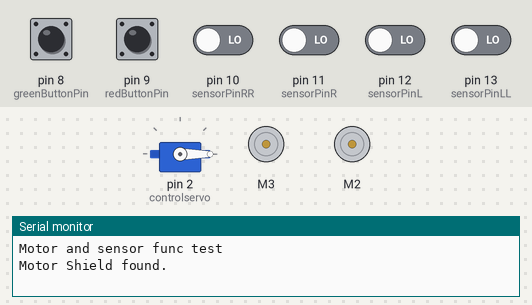
The sketch below on a simulated Arduino Uno, built with avr-gcc and run on an emulated ATmega328P. Parts: servo, 2 × DC motor (green arrow = forward, orange = backward, longer = faster), the last lines printed to the serial monitor. The test bench sets the inputs (shaded band); at power-on: pin 8 (greenButtonPin), pin 9 (redButtonPin), pin 10 (sensorPinRR), pin 11 (sensorPinR), pin 12 (sensorPinL), pin 13 (sensorPinLL) LOW.

Above: at 3.2 s.
3.3 s: pin 8 (greenButtonPin) pulled HIGH for 0.15 s
4.9 s: pin 10 (sensorPinRR) driven HIGH
At 5.3 s:
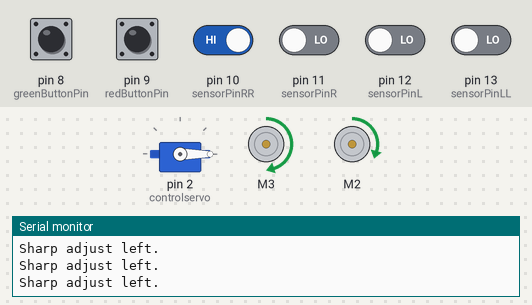
6.4 s: pin 11 (sensorPinR) driven HIGH
At 6.8 s:
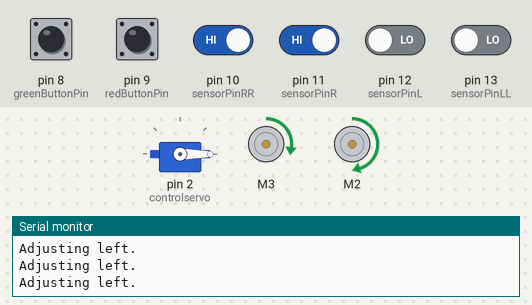
7.9 s: pin 12 (sensorPinL) driven HIGH
At 9.1 s:
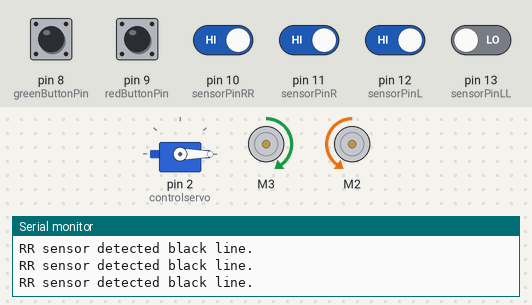
9.4 s: pin 10 (sensorPinRR) driven LOW
At 10.6 s:
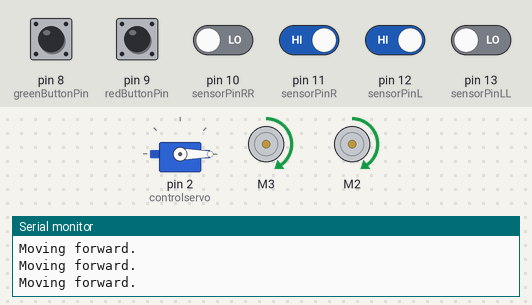
10.9 s: pin 13 (sensorPinLL) driven HIGH
At 11.3 s:
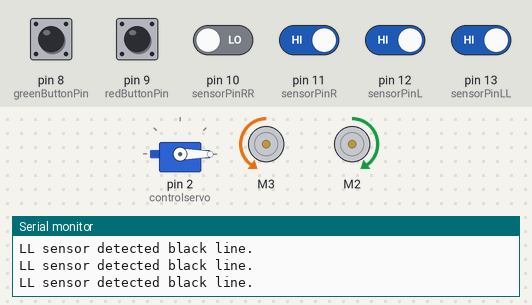
Timing chart, 0 to 13.4 s (numbered marks = the images above; inputs shaded):
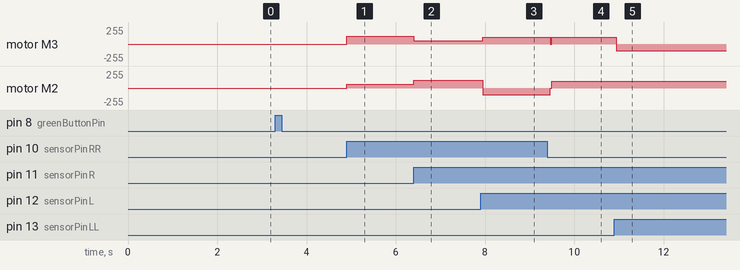

The sketch:

Proper_movement.ino
```cpp
#include <Adafruit_MotorShield.h>
#include <Servo.h>

// Define sensor pins
const int sensorPinLL = 13;
const int sensorPinL = 12;
const int sensorPinR = 11;
const int sensorPinRR = 10;

// Sensor states
int sensorStateLL = 0;
int sensorStateL = 0;
int sensorStateR = 0;
int sensorStateRR = 0;

// Motor and servo control
Adafruit_MotorShield AFMS = Adafruit_MotorShield();
Adafruit_DCMotor *Motor = AFMS.getMotor(3);   // Left motor
Adafruit_DCMotor *Motor2 = AFMS.getMotor(2);  // Right motor
Servo controlservo; // Servo for turning or controlling something else

bool running = false; // Start with the robot not running

double speed;
double time;

// Button pins
const int greenButtonPin = 8;  // Pin connected to the green button
const int redButtonPin = 9;    // Pin connected to the red button

// Button states
int greenButtonState = 0;
int redButtonState = 0;

// Setup function
void setup() {
  Serial.begin(9600);           // set up Serial library at 9600 bps
  Serial.println("Motor and sensor func test");

  if (!AFMS.begin()) {
    Serial.println("Could not find Motor Shield. Check wiring.");
    while (1);
  }

  Serial.println("Motor Shield found.");

  controlservo.attach(2); // attaches the servo on pin 2 to the servo object
  runServo(0); // Check that the servo is homed

  // Initialize sensors as inputs
  pinMode(sensorPinLL, INPUT);
  pinMode(sensorPinL, INPUT);
  pinMode(sensorPinR, INPUT);
  pinMode(sensorPinRR, INPUT);

  // Initialize button pins as inputs
  pinMode(greenButtonPin, INPUT);
  pinMode(redButtonPin, INPUT);
}

// Main loop
void loop() {
  if (!running) {
    // Wait for the green button to be pressed
    greenButtonState = digitalRead(greenButtonPin);
    if (greenButtonState == HIGH) {
      running = true;
      Serial.println("Green button pressed, starting operation.");
    } else {
      // Do nothing until the green button is pressed
      return;
    }
  }

  // If running is true, proceed with main code
  // Continuously perform line following
  if (running) {
    // Check if the red button is pressed to interrupt
    redButtonState = digitalRead(redButtonPin);
    if (redButtonState == HIGH) {
      running = false;
      stopMotors();
      Serial.println("Red button pressed, stopping operation.");
      return;
    }

    // Perform line following
    lineFollow();

    delay(10); // Small delay before next loop iteration
  }
}

// Line following function
void lineFollow() {
  // Read the sensor states
  sensorStateLL = digitalRead(sensorPinLL);
  sensorStateL = digitalRead(sensorPinL);
  sensorStateR = digitalRead(sensorPinR);
  sensorStateRR = digitalRead(sensorPinRR);

  // Check for special conditions (cross, turns, lost)
  if (DetectCross()) {
    Serial.println("Cross detected.");
    stopMotors();
    delay(1000); // Pause at the cross
  } else if (DetectRightTurn()) {
    Serial.println("Right turn detected.");
    turnRight();
  } else if (DetectLeftTurn()) {
    Serial.println("Left turn detected.");
    turnLeft();
  } else if (IAmLost()) {
    // Serial.println("Lost. Stopping motors.");
    stopMotors();
  } else {
    // Adjust motor speeds based on sensor readings
    if (sensorStateL == HIGH && sensorStateR == HIGH) {
      // Both central sensors ON, go straight
      runMotor(100, 1, Motor);   // Left motor
      runMotor(100, 1, Motor2);  // Right motor
      Serial.println("Moving forward.");
    }
    else if (sensorStateL == HIGH && sensorStateR == LOW) {
      // Left sensor ON, right sensor OFF -> turn slightly right
      runMotor(120, 1, Motor);    // Left motor slower
      runMotor(50, 1, Motor2);  // Right motor faster
      Serial.println("Adjusting right.");
    }
    else if (sensorStateL == LOW && sensorStateR == HIGH) {
      // Left sensor OFF, right sensor ON -> turn slightly left
      runMotor(50, 1, Motor);   // Left motor faster
      runMotor(120, 1, Motor2);   // Right motor slower
      Serial.println("Adjusting left.");
    }
    else if (sensorStateLL == HIGH) {
      // Far left sensor ON, need to turn sharply right
      runMotor(60, 1, Motor);    // Left motor slower
      runMotor(120, 1, Motor2);  // Right motor faster
      Serial.println("Sharp adjust right.");
    }
    else if (sensorStateRR == HIGH) {
      // Far right sensor ON, need to turn sharply left
      runMotor(120, 1, Motor);   // Left motor faster
      runMotor(60, 1, Motor2);   // Right motor slower
      Serial.println("Sharp adjust left.");
    }
    else {
      // All sensors OFF, stop or take appropriate action
      stopMotors();
      Serial.println("Line lost. Stopping motors.");
    }
  }
}

// Sensor decision-making functions

bool DetectCross() {
  // Cross detected when all sensors are ON
  return (sensorStateLL == HIGH && sensorStateL == HIGH && sensorStateR == HIGH && sensorStateRR == HIGH);
}

bool DetectRightTurn() {
  // Right turn detected when L, R, and RR are ON
  return (sensorStateL == HIGH && sensorStateR == HIGH && sensorStateRR == HIGH && sensorStateLL == LOW);
}

bool DetectLeftTurn() {
  // Left turn detected when LL, L, and R are ON
  return (sensorStateLL == HIGH && sensorStateL == HIGH && sensorStateR == HIGH && sensorStateRR == LOW);
}

bool IAmLost() {
  // Robot is lost when all sensors are OFF
  return (sensorStateLL == LOW && sensorStateL == LOW && sensorStateR == LOW && sensorStateRR == LOW);
}

// Motor control functions

void runForwards(int time) {
  speed = 100;  // Set the forward speed
  runMotor(speed, 1, Motor);
  runMotor(speed, 1, Motor2);

  if (time != 0) {
    delay(time);
    stopMotors();
  }
}

void runBackwards(int time) {
  speed = 100;  // Set the backward speed
  runMotor(speed, 0, Motor);
  runMotor(speed, 0, Motor2);

  if (time != 0) {
    delay(time);
    stopMotors();
  }
}

void stopMotors() {
  runMotor(0, 1, Motor);
  runMotor(0, 1, Motor2);
}

void turnRight() {
  Serial.println("Executing right turn...");
  // Initialize variable to detect the transition
  bool sensorRRWasBlack = false;

  // Start turning: Left motor forward, Right motor backward at same speed
  runMotor(100, 1, Motor);   // Left motor forward
  runMotor(100, 0, Motor2);  // Right motor backward

  while (true) {
    // Read the RR sensor
    sensorStateRR = digitalRead(sensorPinRR);

    // Check if red button is pressed to interrupt
    redButtonState = digitalRead(redButtonPin);
    if (redButtonState == HIGH) {
      running = false;
      stopMotors();
      Serial.println("Red button pressed during turn, stopping operation.");
      return;
    }

    if (sensorStateRR == HIGH) {
      // RR sensor detects black line
      sensorRRWasBlack = true;
      Serial.println("RR sensor detected black line.");
    }

    if (sensorRRWasBlack && sensorStateRR == LOW) {
      // RR sensor transitions from black to white
      Serial.println("RR sensor transitioned from black to white.");
      break; // Exit the loop
    }
  }

  // Stop the motors after the turn is complete
  stopMotors();
  Serial.println("Right turn completed.");
}

void turnLeft() {
  Serial.println("Executing left turn...");
  // Initialize variable to detect the transition
  bool sensorLLWasBlack = false;

  // Start turning: Left motor backward, Right motor forward at same speed
  runMotor(100, 0, Motor);   // Left motor backward
  runMotor(100, 1, Motor2);  // Right motor forward

  while (true) {
    // Read the LL sensor
    sensorStateLL = digitalRead(sensorPinLL);

    // Check if red button is pressed to interrupt
    redButtonState = digitalRead(redButtonPin);
    if (redButtonState == HIGH) {
      running = false;
      stopMotors();
      Serial.println("Red button pressed during turn, stopping operation.");
      return;
    }

    if (sensorStateLL == HIGH) {
      // LL sensor detects black line
      sensorLLWasBlack = true;
      Serial.println("LL sensor detected black line.");
    }

    if (sensorLLWasBlack && sensorStateLL == LOW) {
      // LL sensor transitions from black to white
      Serial.println("LL sensor transitioned from black to white.");
      break; // Exit the loop
    }
  }

  // Stop the motors after the turn is complete
  stopMotors();
  Serial.println("Left turn completed.");
}

void runMotor(int speed, bool direction, Adafruit_DCMotor *motorObject) {
  if (speed == 0) {
    motorObject->run(RELEASE);
    // Serial.println("Stopping motor");
  } else if (direction == 1) {
    motorObject->setSpeed(speed);
    motorObject->run(FORWARD);
    // Serial.println("Moving forward at speed " + String(speed));
  } else if (direction == 0) {
    motorObject->setSpeed(speed);
    motorObject->run(BACKWARD);
    // Serial.println("Moving backward at speed " + String(speed));
  } else {
    Serial.println("Incorrect direction argument received");
  }
}

void runServo(int newpos) {
  controlservo.write(newpos);
  delay(2000);
}
```

Measured:
- after the input at 4.9 s, motor M3: stopped → forward 120/255 at once; motor M2: stopped → forward 60/255 at once
- after the input at 6.4 s, motor M3: forward 120/255 → forward 50/255 at once; motor M2: forward 60/255 → forward 120/255 at once
- after the input at 7.9 s, motor M3: forward 50/255 → forward 100/255 after 0.05 s; motor M2: forward 120/255 → backward 100/255 after 0.05 s
- after the input at 9.4 s, motor M3: forward 100/255 → stopped after 0.06 s, → forward 100/255 0.03 s later; motor M2: backward 100/255 → forward 100/255 after 0.06 s
- after the input at 10.9 s, motor M3: forward 100/255 → backward 100/255 at once
